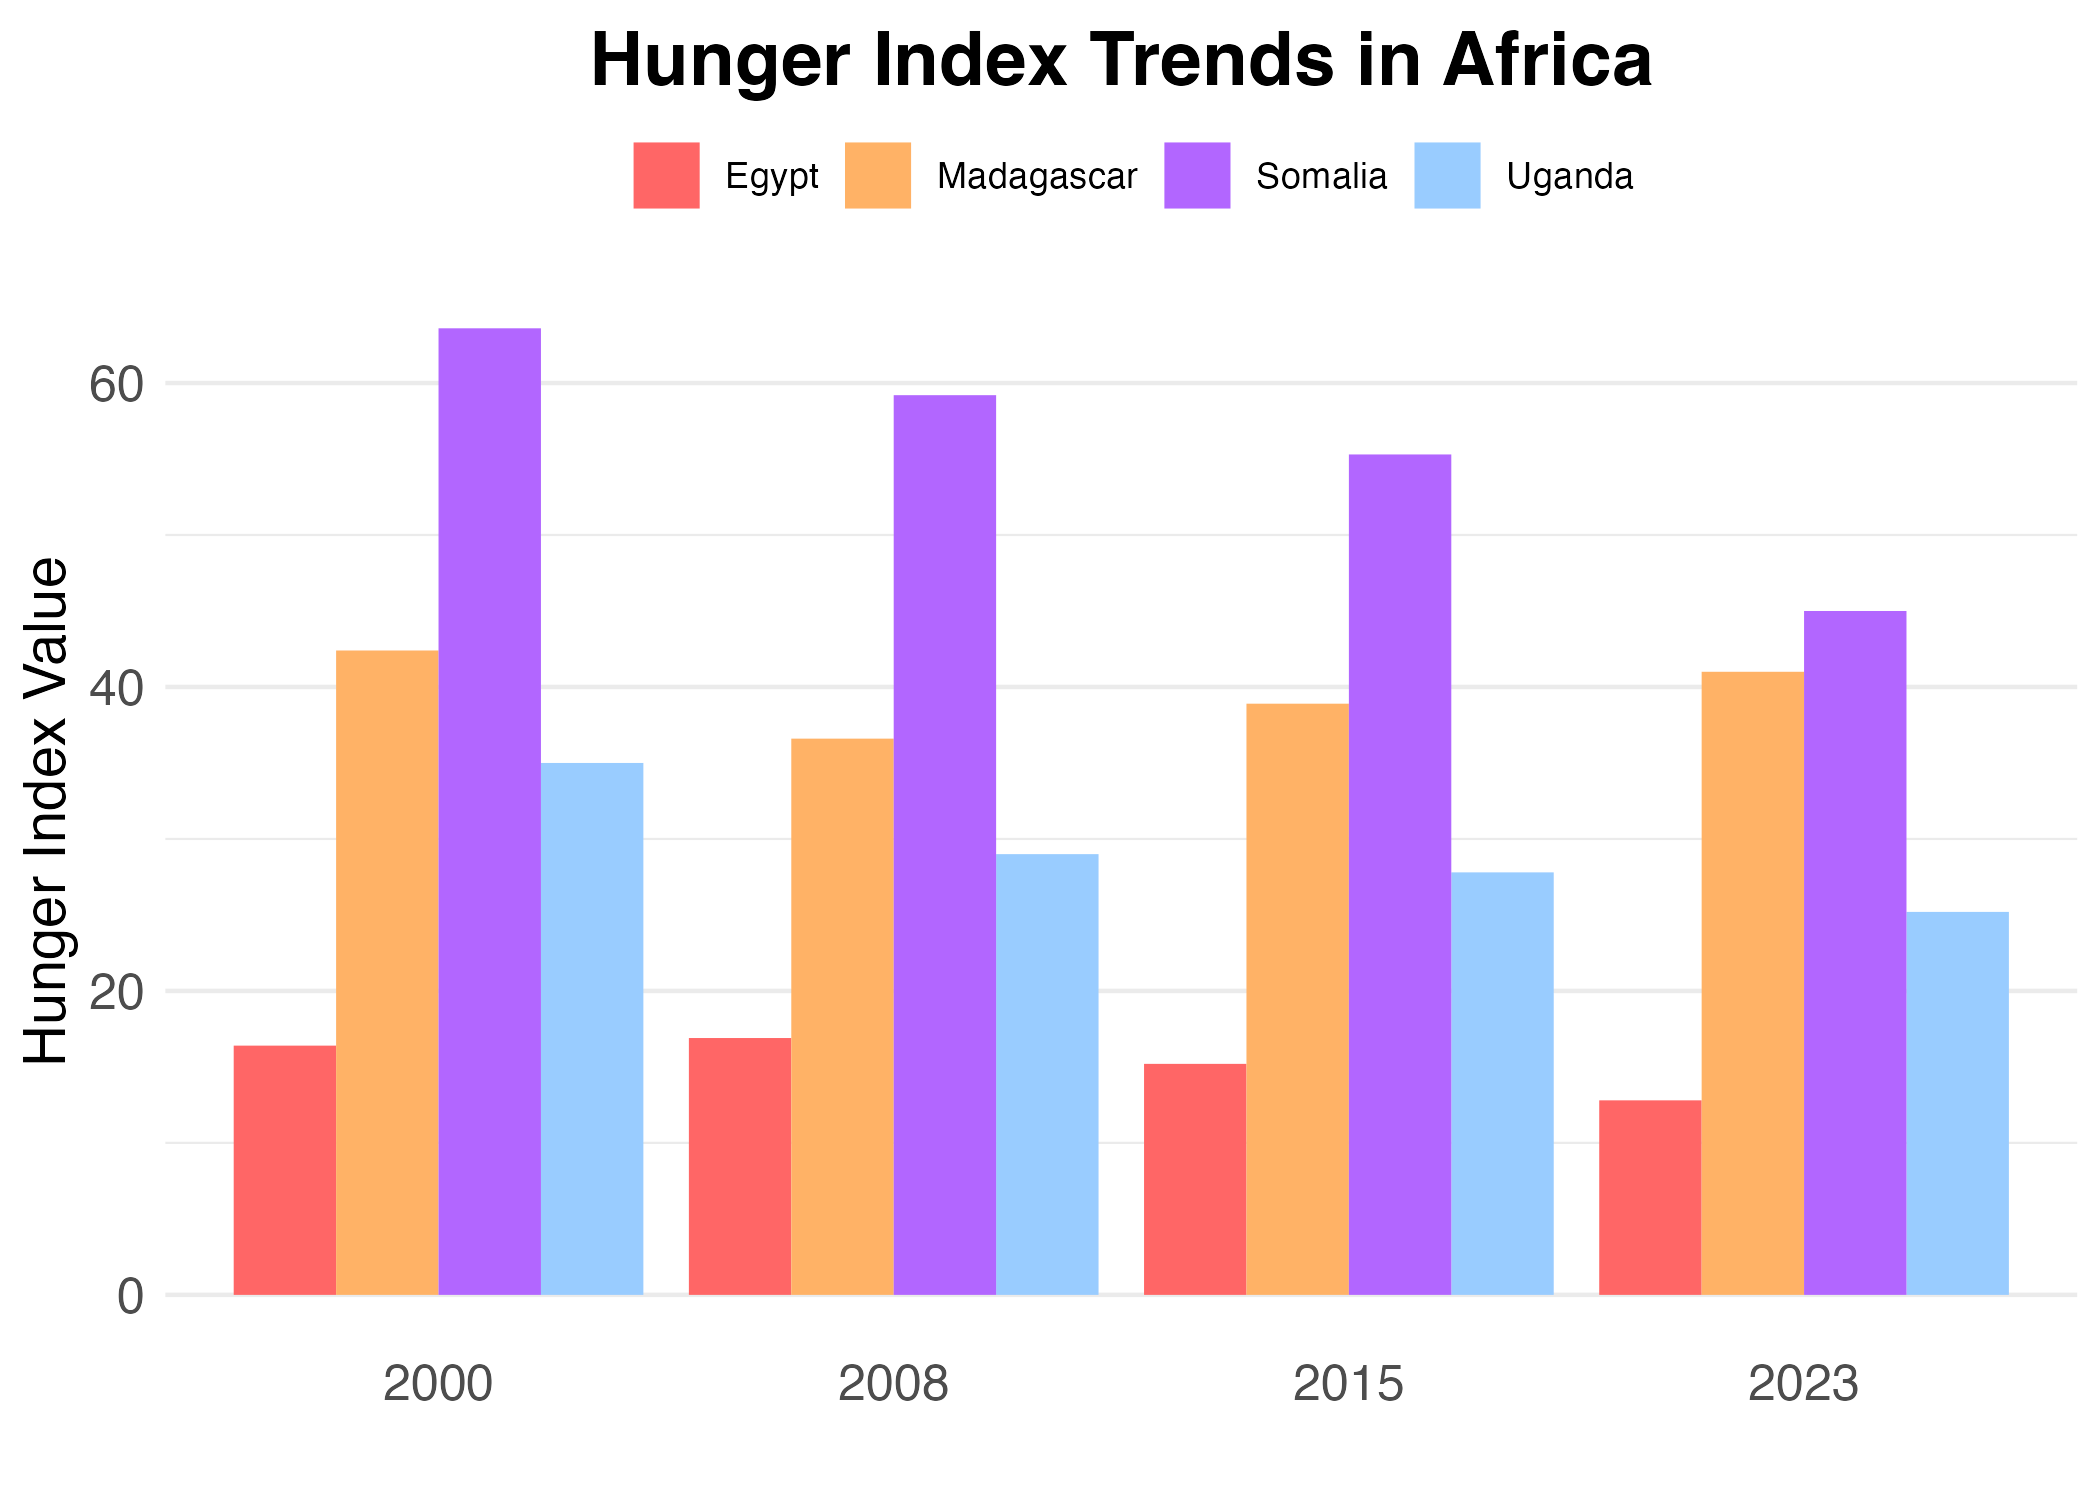

Write the R code that produced this figure.
library(readxl)
library(ggplot2)
library(dplyr)
library(tidyr)
library(countrycode)

data <- as.data.frame(read_excel("dane_lata.xlsx"))
colnames(data) <- as.character(data[1, ])
data <- data[-c(1),]

get_continent <- function(data) {
  iso_codes <- countrycode(data$Country, "country.name", "iso3c")
  continent_info <- countrycode(iso_codes, "iso3c", "continent")
  return(data %>% mutate(Continent = continent_info))
}

data <- data %>%
  select(c("Country", "2000", "2008", "2015", "2023")) %>%
  mutate(`2023` = ifelse(`2023` == "35–49.9*", 45, `2023`)) %>%
  mutate(
    `2000` = ifelse(`2000` == "<5", 0, as.numeric(`2000`)),
    `2008` = ifelse(`2008` == "<5", 0, as.numeric(`2008`)),
    `2015` = ifelse(`2015` == "<5", 0, as.numeric(`2015`)),
    `2023` = ifelse(`2023` == "<5", 0, as.numeric(`2023`))
  )

data <- get_continent(data) %>%
  pivot_longer(cols = starts_with("20"),
               names_to = "Year",
               values_to = "HungerIndex")

choosen <- c("Madagascar", "Somalia", "Uganda", "Egypt")

blue_red_palette <- c("#FF6666", "#FFB266", "#B266FF", "#99CCFF")
plot_lata <- ggplot(plot_data, aes(
  x = as.factor(`Year`),
  y = `HungerIndex`,
  fill = `Country`
)) +
  geom_bar(stat = "identity", position = "dodge") +
  labs(title = "Hunger Index Trends in Africa", x = "", y = "Hunger Index Value") +
  scale_fill_manual(values = blue_red_palette) +
  theme_minimal() +
  theme(
    legend.position = "top",
    axis.title = element_text(size = 14),
    plot.title = element_text(
      face = "bold",
      size = 18,
      hjust = 0.5,
      vjust = 0.5
    ),
    axis.text = element_text(size = 12),
    panel.grid.major.x = element_blank(),
    panel.grid.minor.x = element_blank()
  ) +
  guides(fill = guide_legend(title = NULL))

ggsave("plot_lata.png",
       plot = plot_lata,
       width = 7,
       height = 5)
